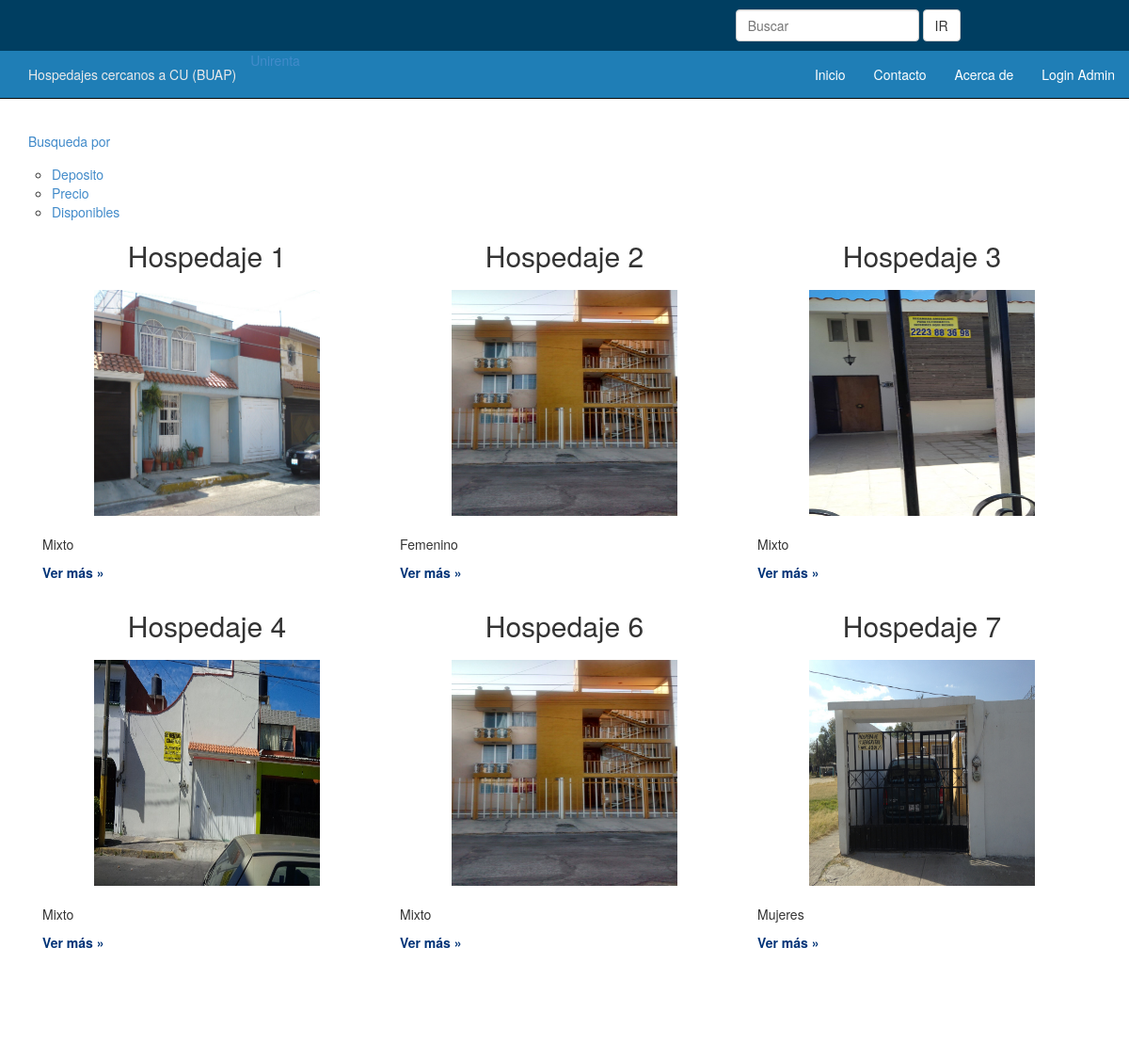
The page /disponible.php?page=1 on the database its author committed.
### tables this page shows
CREATE TABLE IF NOT EXISTS `hospedajes` (
  `idHospedaje` int(11) NOT NULL AUTO_INCREMENT,
  `tipo` varchar(20) NOT NULL,
  `direccion` varchar(120) NOT NULL,
  `descripcion` text NOT NULL,
  `servicios` text NOT NULL,
  `compartido` tinyint(1) NOT NULL,
  `noPersonas` int(11) DEFAULT NULL,
  `mensualidad` varchar(60) NOT NULL,
  `deposito` float DEFAULT NULL,
  `costosExtras` float DEFAULT NULL,
  `imagenes` varchar(250) NOT NULL,
  `generoHuesped` varchar(45) NOT NULL,
  `disponibilidad` varchar(50) NOT NULL,
  `idCliente` int(11) NOT NULL,
  `long` float NOT NULL,
  `lat` float NOT NULL,
  PRIMARY KEY (`idHospedaje`),
  KEY `fk_Hospedajes_Clientes_idx` (`idCliente`)
);

### disponible.php (the view, shortened to what this page needs)
<!DOCTYPE html>
<html>
  <head>
    <link href="css/bootstrap.min.css" rel="stylesheet" />
    <link href="css/style.css" rel="stylesheet" />
  </head>
  <body>
    <div id="top" class="container">
      <div id="topbar" class="row">
        <div id="social" class="col-sm-8">
          <ul>
          </ul>
        </div>
        <div id="search" class="col-sm-4">
          <form action="#" method="post" class="form-inline" role="form">
            <div class="form-group">
              <input type="text" class="form-control" placeholder="Buscar" />
              <input type="submit" name="go" id="go" class="btn btn-default" value="IR" />
            </div>
          </form>
        </div>
      </div>
    </div>
    <nav class="navbar navbar-inverse navbar-static-top">
      <div class="container-fluid">
        <div class="navbar-header">
          <a  href="./index.php" >Unirenta</a>
          <p class="navbar-text">Hospedajes cercanos a CU (BUAP)</p>
        </div>
        <div class="collapse navbar-collapse">
          <ul class="nav navbar-nav navbar-right">
              <li><a href="index.php?page=1">Inicio</a></li>
		    <li><a href="./contacto.php">Contacto</a></li>
            <li><a href="./acercade.php">Acerca de</a></li>
            <li><a href="./Login/">Login Admin</a></li>
          </ul>
        </div>
      </div>
    </nav>
	<div class="collapse navbar-collapse">
          <ul class="nav navbar-nav navbar-left">
		  <li><a href="#">Busqueda por</a></li>
			<ul>
			     <li><a href="deposito.php?page=1">Deposito</a></li>
				 <li><a href="costo.php?page=1">Precio</a></li>
				  <li><a class="active" href="disponible.php?page=1">Disponibles</a></li>
			</ul>
		  </ul>
    <div class="container">
      <div class="row">
      	<?php
		 $count = 0;
		if(is_numeric($_GET['page'])&& $_GET['page'] > 0 ){
		$page = $_GET['page']-1;
		$start = $page * 5; $end=6;
		$prev=$page; $next=$page+2;
		}
		else{
		$start=0; $end=3;
		$prev=1; $next=2;
		}
		$content=mysql_query("SELECT * FROM hospedajes  limit $start,$end ");
		  while($row = mysql_fetch_assoc($content) )
		  {
			$count++;
			$token = strtok($row['imagenes'], ';');
if ($count == 1)
echo '<div class="col-md-12">';
echo '<div class="col-md-4">';
echo '<div id="info">';
echo '<h2>Hospedaje '.$row['idHospedaje'].'</h2>';
echo '<div class="imgholder"><img src="'.$token.'" width="240" height="240" alt="Hospedaje '.$row['idHospedaje'].'" /></div>';
echo '<p>'.$row['generoHuesped'].'</p>';
echo '<p class="more"><a href="./hospedaje.php?id='.$row['idHospedaje'].'">Ver más &raquo;</a></p>';
echo '</div>';
echo '</div>';
		  if ($count == 3){
		   echo '</div>';
			$count = 0;
			}
		  }
		 echo("<br/>");
		 echo '<div class="col-md-12">';
		echo("<a href=\"?page=".$prev."\">Prev</a> | <a href=\"?page=".$next."\">Next</a>");
		?>
      </div>
    </div>
    <div class="footer">
      <div class="container"></div>
    </div>
  </body>
</html>

### css/style.css (style rules this page uses)
html { position: relative; min-height: 100%; }
body { margin-bottom: 85px; }
#top { background-color: #003E61; width: 100%; }
#topbar { display: block; width: 1000px; margin: 0px auto; padding-top: 10px; }
#topbar #social { display: block; }
#topbar #social ul { list-style: none; margin: 0px; margin-bottom: 10px; padding: 0px; padding-top: 4px; }
#topbar #search { display: block; margin-bottom: 10px; }
#topbar #search input[type=text] { max-width: 200px; }
.navbar .container-fluid { border-radius: 0px; background-color: #1F7EB6; }
.navbar .navbar-text { color: #EAEAEA; }
.navbar-inverse .navbar-nav > li > a { color: #FFFFFF; }
#info h2 { text-align: center; }
#info .imgholder { margin-top: 20px; margin-bottom: 20px; }
#info .imgholder img { display: block; margin: auto; }
#info .more a { color: #003377; font-weight: bold; }
.footer { position: absolute; bottom: 0; width: 100%; margin-top: 20px; background-color: #1A3151; }
.footer .container { padding: 20px; }

### rows shown on the page
hospedajes: idHospedaje "1", shows a picture, generoHuesped "Mixto"
hospedajes: idHospedaje "2", generoHuesped "Femenino"
hospedajes: idHospedaje "3", shows a picture, generoHuesped "Mixto"
hospedajes: idHospedaje "4", shows a picture, generoHuesped "Mixto"
hospedajes: idHospedaje "6", generoHuesped "Mixto"
hospedajes: idHospedaje "7", shows a picture, generoHuesped "Mujeres"
